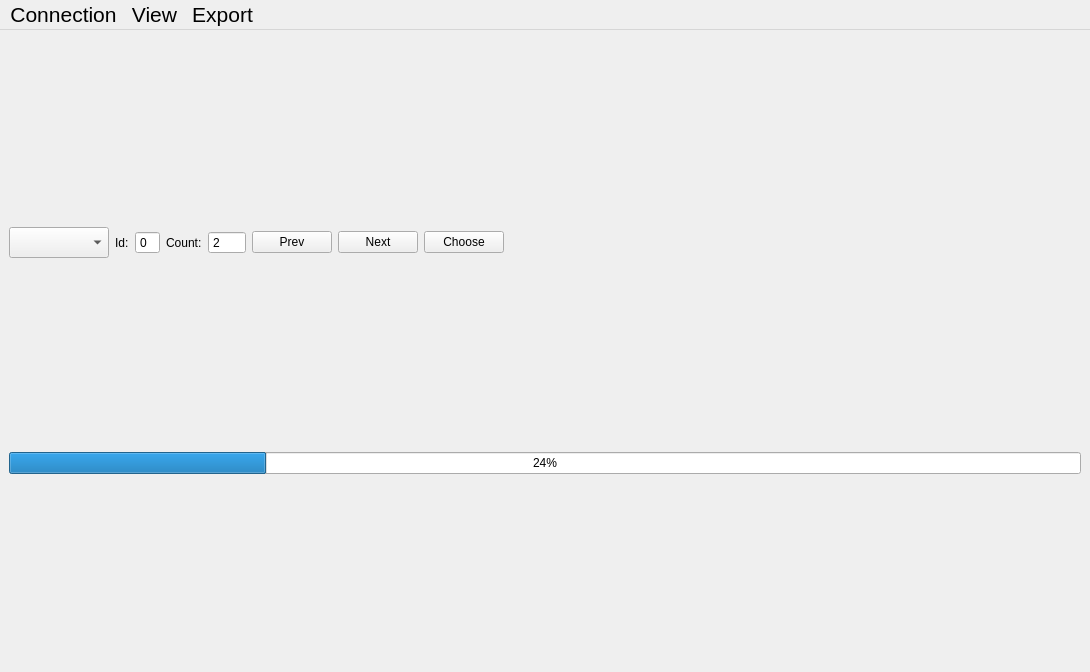
<?xml version="1.0" encoding="UTF-8"?>
<ui version="4.0">
 <class>MainWindow</class>
 <widget class="QMainWindow" name="MainWindow">
  <property name="geometry">
   <rect>
    <x>0</x>
    <y>0</y>
    <width>1090</width>
    <height>672</height>
   </rect>
  </property>
  <property name="windowTitle">
   <string>TICSummary</string>
  </property>
  <widget class="QWidget" name="centralwidget">
   <layout class="QVBoxLayout" name="verticalLayout">
    <item>
     <layout class="QHBoxLayout" name="horizontalLayout">
      <item>
       <widget class="QComboBox" name="comboBoxType">
        <property name="font">
         <font>
          <pointsize>14</pointsize>
         </font>
        </property>
        <property name="focusPolicy">
         <enum>Qt::NoFocus</enum>
        </property>
       </widget>
      </item>
      <item>
       <widget class="QLabel" name="labelId">
        <property name="text">
         <string>Id:</string>
        </property>
       </widget>
      </item>
      <item>
       <widget class="QSpinBox" name="spinBoxId">
        <property name="focusPolicy">
         <enum>Qt::ClickFocus</enum>
        </property>
        <property name="buttonSymbols">
         <enum>QAbstractSpinBox::NoButtons</enum>
        </property>
        <property name="keyboardTracking">
         <bool>true</bool>
        </property>
       </widget>
      </item>
      <item>
       <widget class="QLabel" name="label">
        <property name="text">
         <string>Count:</string>
        </property>
       </widget>
      </item>
      <item>
       <widget class="QSpinBox" name="spinBoxCountSum">
        <property name="focusPolicy">
         <enum>Qt::ClickFocus</enum>
        </property>
        <property name="buttonSymbols">
         <enum>QAbstractSpinBox::NoButtons</enum>
        </property>
        <property name="minimum">
         <number>2</number>
        </property>
        <property name="maximum">
         <number>1000</number>
        </property>
       </widget>
      </item>
      <item>
       <widget class="QPushButton" name="pushButtonPrev">
        <property name="toolTip">
         <string>Key Left</string>
        </property>
        <property name="text">
         <string>Prev</string>
        </property>
        <property name="shortcut">
         <string>Left</string>
        </property>
        <property name="autoRepeat">
         <bool>true</bool>
        </property>
        <property name="autoRepeatDelay">
         <number>300</number>
        </property>
        <property name="autoRepeatInterval">
         <number>100</number>
        </property>
       </widget>
      </item>
      <item>
       <widget class="QPushButton" name="pushButtonNext">
        <property name="toolTip">
         <string>Key Right</string>
        </property>
        <property name="text">
         <string>Next</string>
        </property>
        <property name="shortcut">
         <string>Right</string>
        </property>
        <property name="autoRepeat">
         <bool>true</bool>
        </property>
        <property name="autoRepeatDelay">
         <number>300</number>
        </property>
        <property name="autoRepeatInterval">
         <number>100</number>
        </property>
       </widget>
      </item>
      <item>
       <widget class="QPushButton" name="pushButtonChooseRecord">
        <property name="text">
         <string>Choose</string>
        </property>
       </widget>
      </item>
      <item>
       <spacer name="horizontalSpacer">
        <property name="orientation">
         <enum>Qt::Horizontal</enum>
        </property>
        <property name="sizeHint" stdset="0">
         <size>
          <width>40</width>
          <height>20</height>
         </size>
        </property>
       </spacer>
      </item>
     </layout>
    </item>
    <item>
     <layout class="QHBoxLayout" name="horizontalLayoutGraphics"/>
    </item>
    <item>
     <widget class="QProgressBar" name="progressBarTask">
      <property name="value">
       <number>24</number>
      </property>
     </widget>
    </item>
    <item>
     <layout class="QHBoxLayout" name="horizontalLayout_Information"/>
    </item>
   </layout>
  </widget>
  <widget class="QMenuBar" name="menubar">
   <property name="geometry">
    <rect>
     <x>0</x>
     <y>0</y>
     <width>1090</width>
     <height>35</height>
    </rect>
   </property>
   <property name="font">
    <font>
     <pointsize>16</pointsize>
    </font>
   </property>
   <widget class="QMenu" name="menuFile">
    <property name="font">
     <font>
      <pointsize>16</pointsize>
     </font>
    </property>
    <property name="title">
     <string>Export</string>
    </property>
    <addaction name="separator"/>
    <addaction name="actionMeasuredDataToCSV"/>
   </widget>
   <widget class="QMenu" name="menuEdit">
    <property name="font">
     <font>
      <pointsize>16</pointsize>
     </font>
    </property>
    <property name="title">
     <string>Connection</string>
    </property>
    <addaction name="actionConnectionSqlDatabase"/>
   </widget>
   <widget class="QMenu" name="menuView">
    <property name="title">
     <string>View</string>
    </property>
    <addaction name="actionPlots"/>
    <addaction name="actionReset_position"/>
   </widget>
   <addaction name="menuEdit"/>
   <addaction name="menuView"/>
   <addaction name="menuFile"/>
  </widget>
  <action name="actionFrom_sql_database">
   <property name="text">
    <string>from sql database</string>
   </property>
   <property name="font">
    <font>
     <pointsize>16</pointsize>
    </font>
   </property>
  </action>
  <action name="actionmeasured_data_to_csv">
   <property name="text">
    <string>measured data to csv</string>
   </property>
   <property name="font">
    <font>
     <pointsize>16</pointsize>
    </font>
   </property>
  </action>
  <action name="actionConnectionSqlDatabase">
   <property name="text">
    <string>Edit</string>
   </property>
   <property name="font">
    <font>
     <pointsize>16</pointsize>
    </font>
   </property>
  </action>
  <action name="actionPlots">
   <property name="text">
    <string>Plots</string>
   </property>
   <property name="font">
    <font>
     <pointsize>16</pointsize>
    </font>
   </property>
  </action>
  <action name="actionReset_position">
   <property name="text">
    <string>Reset position</string>
   </property>
   <property name="font">
    <font>
     <pointsize>16</pointsize>
    </font>
   </property>
  </action>
  <action name="actionMeasuredDataToCSV">
   <property name="text">
    <string>Measured data to csv</string>
   </property>
  </action>
  <action name="actionSave_state_program">
   <property name="enabled">
    <bool>false</bool>
   </property>
   <property name="text">
    <string>Save state program</string>
   </property>
  </action>
 </widget>
 <resources/>
 <connections/>
</ui>
